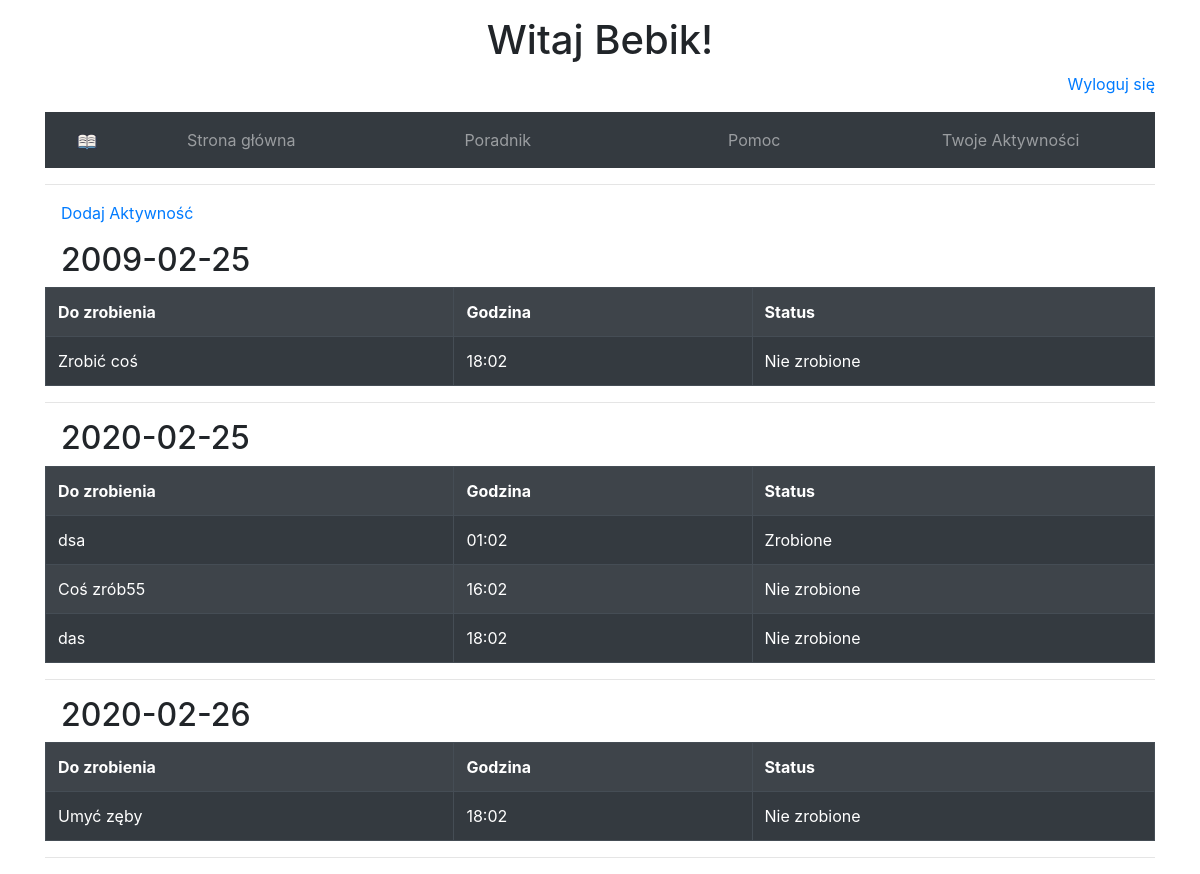
The app's page /activities/ (signed in), older data.
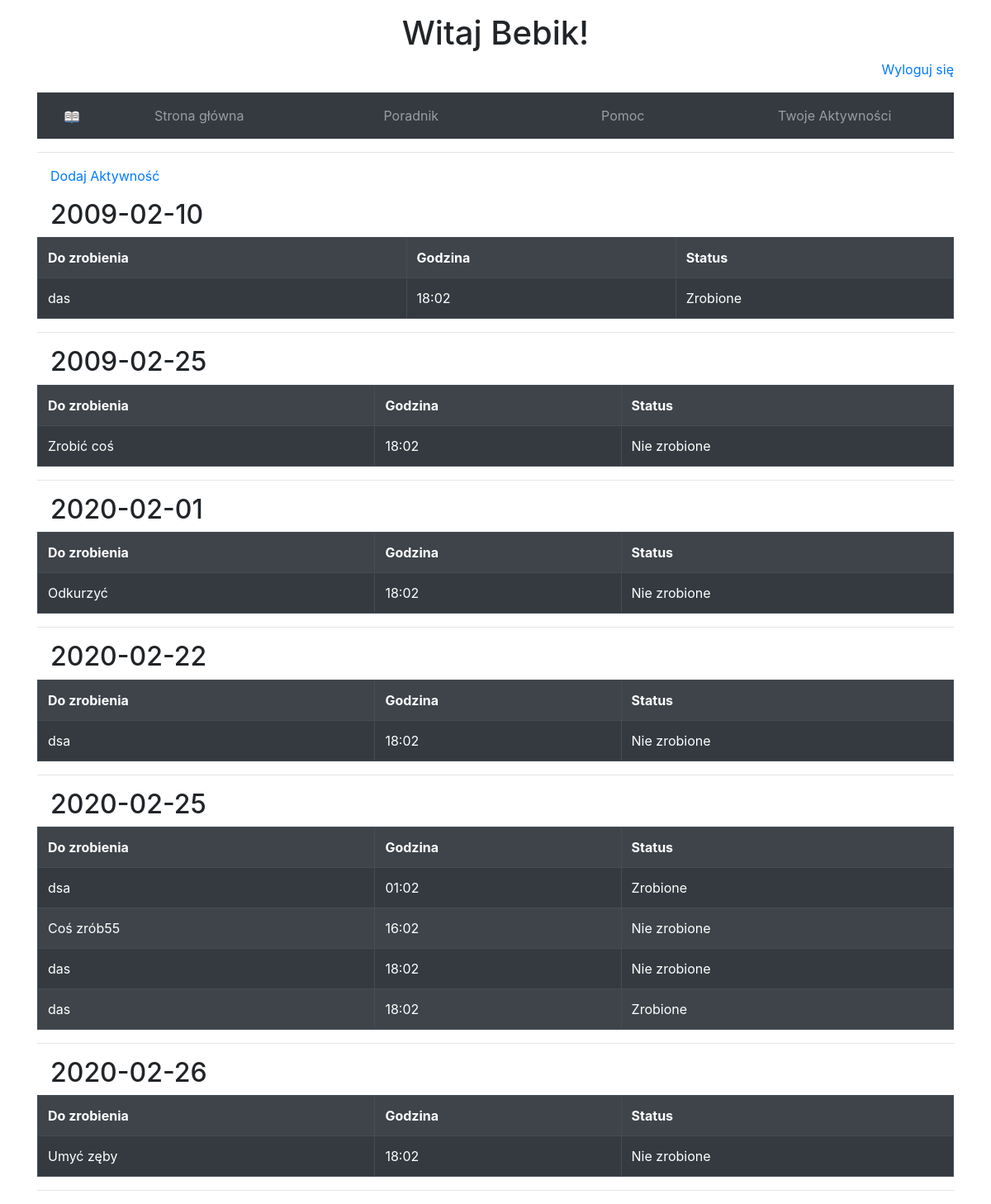
The same page, newer data.
### activities/models.py (models this page shows, shortened)
class Activitie(models.Model):
    activitie = models.CharField(max_length=50)
    to_do_date = models.DateTimeField()
    is_done = models.BooleanField(default= False, blank=True)
    user = models.ForeignKey(User, on_delete=models.CASCADE)

### activities/views.py (the view)
# urls.py: path('', ActivityListView.as_view(), name='activitie'),
class ActivityListView(LoginRequiredMixin, ListView):
    login_url = '/login/'
    model = Activitie
    template_name = 'activitie.html'
    context_object_name = 'activities'
    ordering = ['to_do_date']
    def get_queryset(self):
        return super().get_queryset().filter(user=self.request.user)
    def get_context_data(self, **kwargs):
        context = super().get_context_data(**kwargs)
        grouped_activities = []
        current_date = None
        current_activities = []
        for activity in context['activities']:
            if activity.to_do_date.date() != current_date:
                if current_date is not None:
                    grouped_activities.append((current_date, current_activities))
                    current_activities = []
                current_date = activity.to_do_date.date()
            current_activities.append(activity)
        grouped_activities.append((current_date, current_activities))
        context['grouped_activities'] = grouped_activities
        return context

### activities/templates/activitie.html
{% extends 'base.html' %}
{% block content %}
    <div class="mb-3 ml-3">
        <a href="{% url 'activitie-add' %}">Dodaj Aktywność</a>
    </div>
    {% for activity_date, activities in grouped_activities %}
    <h2 class="mb-2 ml-3">
        {{ activity_date|date:'Y-m-d'}}
    </h2>
    <table class="table table-bordered table-hover table-dark table-striped">
        <tr>
            <th>Do zrobienia</th>
            <th>Godzina</th>
            <th>Status</th>
        {% for activity in activities %}
            <tr onclick="window.location='{% url "activity-detail" activity.id %}';">
                <td>
                    {{activity.activitie}}
                </td>
                <td>
                    {{activity.to_do_date|date:'H:m'}}
                </td>
                {%if activity.is_done%}
                    <td>
                        Zrobione
                    </td>
                {% else %}
                    <td>
                        Nie zrobione
                    </td>
                {% endif %}
            </tr>
        {% endfor %}
    </table>
    <hr>
    {% endfor %}
{% endblock %}

### users/templates/base.html (shortened to what this page needs)
{% load static %}
<!DOCTYPE html>
<html lang="en">
  <head>
    <link rel="stylesheet" href="https://stackpath.bootstrapcdn.com/bootstrap/4.4.1/css/bootstrap.min.css">
    <link rel="stylesheet" href="{% static 'users/style.css' %}">
  </head>
  <body>
    <div class="container">
      <div class="mt-3">
        <header>
          {% if not user.is_authenticated %}
            <h1 id="login-try">Spróbuj się zalogować!</h1>
          {% else %}
            <h1 id="login-try">Witaj {{ user.username }}!</h1>
          {% endif %}
          {% if user.is_authenticated %}
          <p class="login_menu">
            <a href="{% url 'logout' %}">Wyloguj się</a>
          </p>
          {% else %}
          <p class="login_menu">
            <a href="{% url 'login' %}">Zaloguj się</a> / <a href="{% url 'signup' %}">Signup</a>
          </p>
          {% endif %}
          <nav class="navbar navbar-dark nav-justified bg-dark">
            <a class="navbar-brand ml-3" href="{% url 'home' %}">
              <img src="{% static 'icon1.png' %}" alt="Rysuneczek" width=20px height=20px>
            </a>
            <ul class="navbar-nav">
              <li class="nav-item">
                <a class="nav-link" href="{% url 'home' %}">Strona główna</a>
              </li>
              <li class="nav-item">
                <a class="nav-link" href="#">Poradnik</a>
              </li>
              <li class="nav-item">
                <a class="nav-link" href="#">Pomoc</a>
              </li>
              <li class="nav-item">
                <a class="nav-link" href="{% url 'activitie' %}">Twoje Aktywności</a>
              </li>
            </ul>
          </nav>
          <hr>
        </header>
        <main>
          {% block content %}
          {% endblock %}
        </main>
      </div>
    </div>
  </body>
</html>

### users/static/users/style.css (style rules this page uses)
body { margin: 0; }
#login-try { text-align: center; }
.login_menu { text-align: right; }
td { cursor: pointer; }
.navbar-nav { display: contents; }

Row changes from the older to the newer data that the page shows:
added Activitie: to_do_date "2009-02-10", activitie "das", to_do_date "18:02", is_done "Zrobione"
added Activitie: to_do_date "2020-02-01", activitie "Odkurzyć", to_do_date "18:02", is_done "Nie zrobione"
added Activitie: to_do_date "2020-02-22", activitie "dsa", to_do_date "18:02", is_done "Nie zrobione"
added Activitie: activitie "das", to_do_date "18:02", is_done "Zrobione", shown under "2020-02-25"
